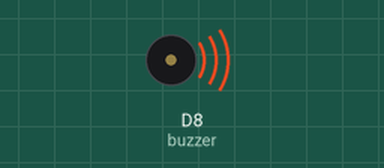
The sketch below on a simulated ESP8266 (NodeMCU). Parts: buzzer (waves = sounding, pin HIGH).

Above: at 0.1 s.
Timing chart, 0 to 3.0 s (numbered marks = the images above):
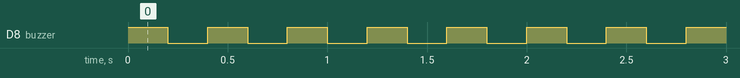

The sketch:

piezzo.ino
```cpp
const int buzzer =  D8;

void setup() {
  pinMode(buzzer, OUTPUT);

}

void loop(){
  digitalWrite(buzzer, HIGH);
  delay(200);
  digitalWrite(buzzer, LOW);
  delay(200);
}
```

Measured:
- by itself, D8 (buzzer): alternates HIGH for 0.20 s and LOW for 0.20 s
